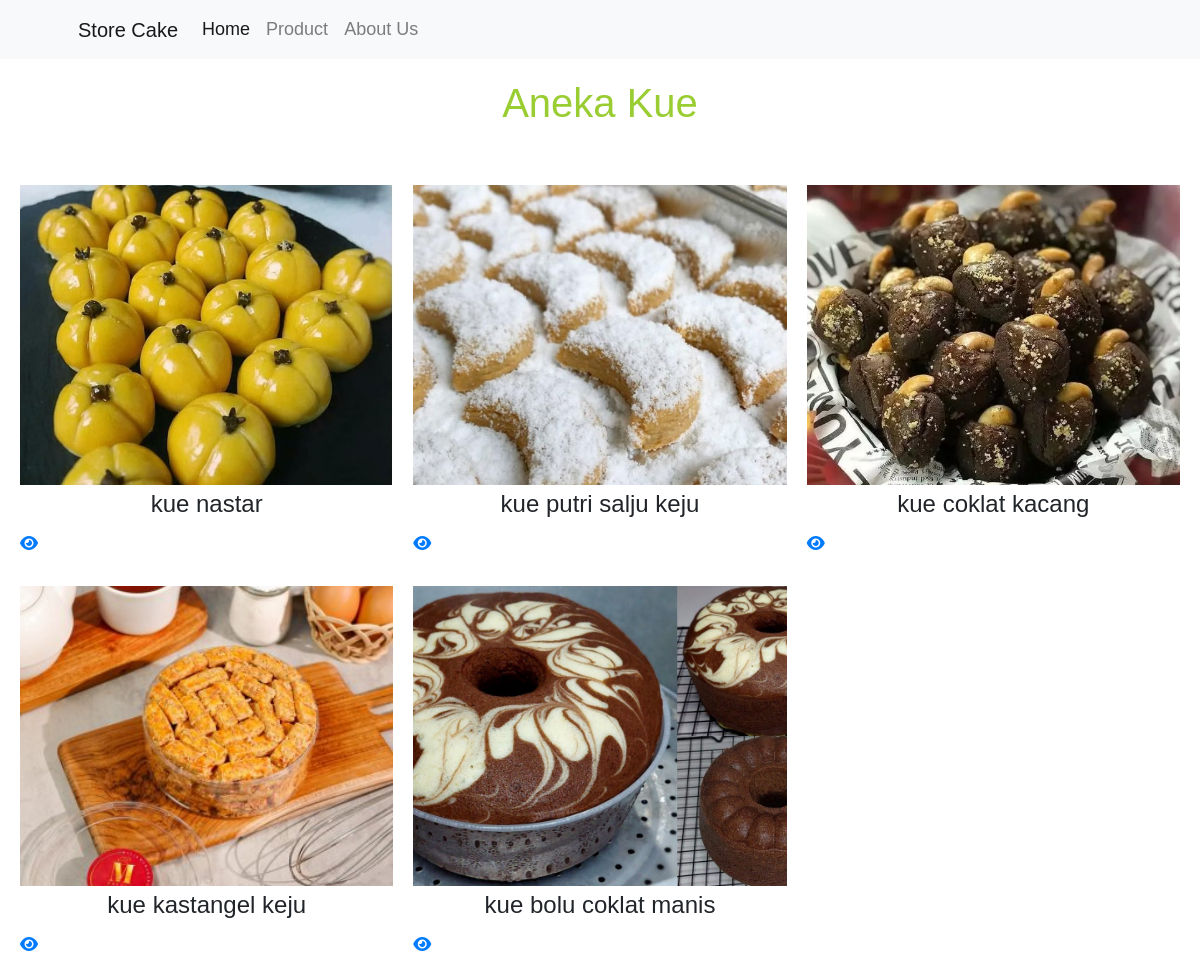
The page /users/produk.php on the database its author committed.
### tables this page shows
CREATE TABLE `produk` (
  `id` int(11) NOT NULL,
  `produk` varchar(50) NOT NULL,
  `gambar` text NOT NULL,
  `stok` int(11) NOT NULL,
  `id_jenis` int(11) NOT NULL,
  `id_rasa` int(11) NOT NULL,
  `id_status` int(11) NOT NULL,
  `deskripsi` varchar(90) NOT NULL
);

### users/produk.php (the view, shortened to what this page needs)
<!DOCTYPE html>
<html lang="en">
<head>
  <link rel="stylesheet" type="text/css" href="cake.css" />
  <link rel="stylesheet" href="https://cdnjs.cloudflare.com/ajax/libs/font-awesome/6.4.2/css/all.min.css" />
  <link rel="stylesheet" type="text/css" href="../assets/css/bootstrap.min.css">
</head>
<body>
  <?php
  include '../koneksi.php';
  $pro = mysqli_query($conn, "SELECT * from produk as p join jenis_produk as jp on p.id_jenis = jp.id_jenis join status_produk as sp on p.id_status = sp.id_status ORDER BY p.id ASC;");
  ?>
  <nav class="navbar navbar-expand-lg navbar-light bg-light">
    <div class="container px-4 px-lg-5">
      <a class="navbar-brand" href="index.php">Store Cake</a>
      <div class="collapse navbar-collapse" id="navbarSupportedContent">
        <ul class="navbar-nav me-auto mb-2 mb-lg-0 ms-lg-4">
          <li class="nav-item"><a class="nav-link active" aria-current="page" href="index.php">Home</a></li>
          <li class="nav-item"><a class="nav-link" href="../users/produk.php">Product</a></li>
          <li class="nav-item"><a class="nav-link" href="../users/about.php">About Us</a></li>
        </ul>
      </div>
    </div>
  </nav>
  <h1>Aneka Kue</h1>
  <section class="items">
    <?php
    if (mysqli_num_rows($pro) > 0) {
      while ($data = mysqli_fetch_array($pro)) {
        if ($data["id"] > 0) {
    ?>
          <div class="item">
            <div class="hover-content">
              <img src="<?php echo $data["gambar"] ?>" alt="">
              <h4><?php echo $data["produk"] ?></h4>
              <a href="product.php?id=<?php echo $data["id"] ?>"><i class="fa fa-eye"></i></a>
            </div>
          </div>
    <?php
        }
      }
    }
    ?>
  </section>
</body>
</html>

### users/cake.css (style rules this page uses)
* { margin: 0; padding: 0; font-family: Verdana, Geneva, Tahoma, sans-serif; box-sizing: border-box; }
h1 { text-align: center; color: yellowgreen; padding: 20px; }
nav { background-color: lime; display: grid; place-items: center; }
nav ul { list-style-type: none; }
nav ul a { display: inline-block; padding: 20px; text-decoration: none; color: #000; transition: 0.2s ease-in; font-size: 18px; }
.items { display: grid; grid-template-columns: repeat(3,1fr); padding: 30px 20px; grid-column-gap: 20px; grid-row-gap: 30px; }
.item img { width: 100%; height: 300px; object-fit: cover; cursor: pointer; transition: 0.2s ease; }
a { color: inherit; text-decoration: none; }
.item h4 { padding: 5px; text-align: center; }

### rows shown on the page
produk: gambar (picture), produk "kue nastar"
produk: gambar (picture), produk "kue putri salju keju"
produk: gambar (picture), produk "kue coklat kacang"
produk: gambar (picture), produk "kue kastangel keju"
produk: gambar (picture), produk "kue bolu coklat manis"
